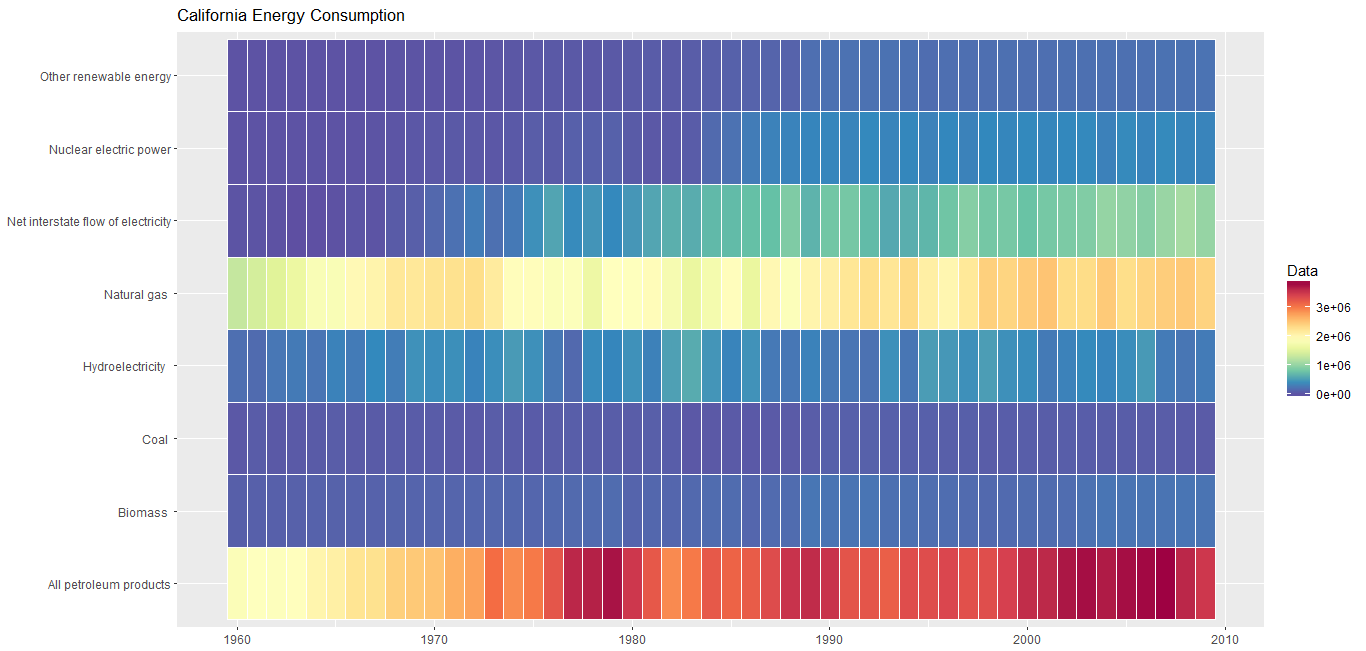

The R source for this figure:
options(width=100)
knitr::opts_chunk$set(out.width='1000px',dpi=200,message=FALSE,warning=FALSE)

#load packages and csv file
library(ggplot2)
library(dplyr)
library(gridExtra)
library(grid)
library(choroplethr)
library(choroplethrMaps)
library(RColorBrewer)
library(knitr)

df<-read.csv('C:\\Users\\yyf\\Desktop\\MCM\\consumption.csv',sep=',')

calEnergies<-data.frame(df %>% dplyr::filter(StateCode=='CA'))
ggplot(data=calEnergies,aes(x=Year,y=introduction)) + 
  geom_tile(aes(fill = Data),colour = "white") + 
  theme(axis.title.y=element_blank(),axis.title.x=element_blank(),legend.position="right") + 
  scale_fill_gradientn(colours=rev(brewer.pal(11,'Spectral')))+
  labs(x="Year", y="State", title="California Energy Consumption")
